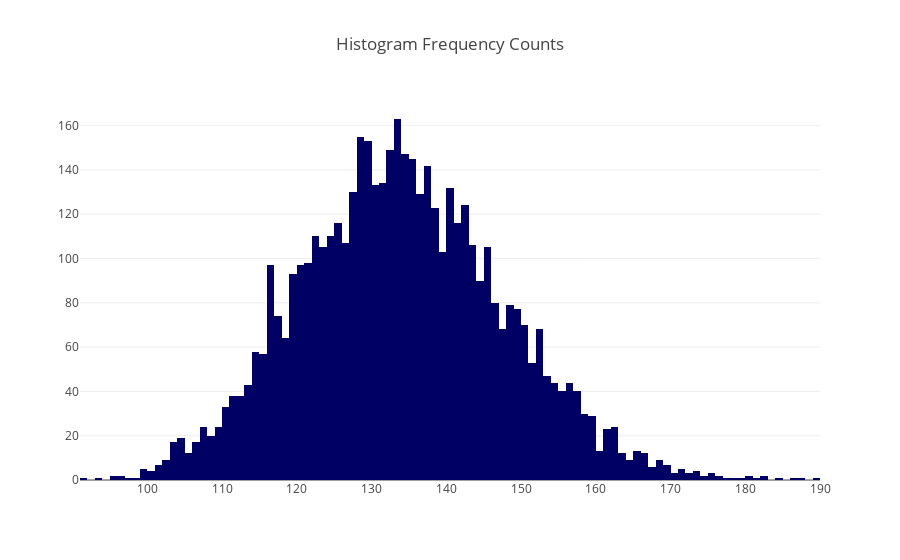

The notebook cell this image was saved under:
### Code cell
with open("out.txt") as f:
    content = f.readlines()
x = []
for num in content:
    x.append(int(num))
print len(x)
trace = go.Histogram(x=x, xbins=dict(start=np.min(x), size=1, end=np.max(x)),
                   marker=dict(color='rgb(0, 0, 100)'))

layout = go.Layout(
    title="Histogram Frequency Counts"
)

fig = go.Figure(data=go.Data([trace]), layout=layout)
iplot(fig, filename='histogram-freq-counts')

### Figure 1 — Plotly figure (JSON) as saved in the notebook; plotly's stock layout.template omitted (floating-point values rounded to 4 significant figures; data arrays with more than 128 entries replaced by an {"elided": "..."} marker saying what was removed)
{"data": [{"marker": {"color": "rgb(0, 0, 100)"}, "type": "histogram", "x": {"elided": "4915 int values"}, "xbins": {"end": 194, "size": 1, "start": 91}}], "layout": {"title": "Histogram Frequency Counts"}}
